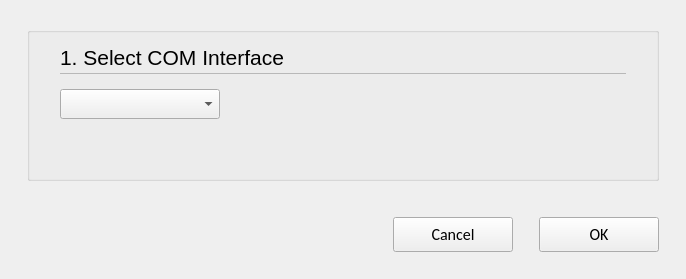
<?xml version="1.0" encoding="UTF-8"?>
<ui version="4.0">
 <class>C_SdNodeComIfSetupWidget</class>
 <widget class="QWidget" name="C_SdNodeComIfSetupWidget">
  <property name="geometry">
   <rect>
    <x>0</x>
    <y>0</y>
    <width>686</width>
    <height>279</height>
   </rect>
  </property>
  <property name="windowTitle">
   <string>Form</string>
  </property>
  <layout class="QVBoxLayout" name="verticalLayout" stretch="0,0,0,1">
   <property name="leftMargin">
    <number>27</number>
   </property>
   <property name="topMargin">
    <number>27</number>
   </property>
   <property name="rightMargin">
    <number>27</number>
   </property>
   <property name="bottomMargin">
    <number>0</number>
   </property>
   <item>
    <widget class="stw::opensyde_gui_elements::C_OgeGbx" name="pc_GroupBoxGeneral">
     <property name="title">
      <string/>
     </property>
     <layout class="QHBoxLayout" name="horizontalLayout_2">
      <property name="leftMargin">
       <number>30</number>
      </property>
      <property name="rightMargin">
       <number>30</number>
      </property>
      <property name="bottomMargin">
       <number>13</number>
      </property>
      <item>
       <layout class="QVBoxLayout" name="verticalLayout_2" stretch="0,0,0,0">
        <property name="spacing">
         <number>0</number>
        </property>
        <property name="sizeConstraint">
         <enum>QLayout::SetMinimumSize</enum>
        </property>
        <item>
         <layout class="QHBoxLayout" name="horizontalLayout_3" stretch="0,1">
          <property name="spacing">
           <number>6</number>
          </property>
          <item>
           <widget class="stw::opensyde_gui_elements::C_OgeLabContextMenuBase" name="pc_LabelComInterfaceHeading">
            <property name="styleRole" stdset="0">
             <string>heading-group-bold</string>
            </property>
            <property name="minimumSize">
             <size>
              <width>0</width>
              <height>30</height>
             </size>
            </property>
            <property name="maximumSize">
             <size>
              <width>16777215</width>
              <height>30</height>
             </size>
            </property>
            <property name="font">
             <font>
              <family>Segoe UI</family>
              <pointsize>16</pointsize>
             </font>
            </property>
            <property name="text">
             <string>1. Select COM Interface</string>
            </property>
           </widget>
          </item>
          <item>
           <spacer name="horizontalSpacer_6">
            <property name="orientation">
             <enum>Qt::Horizontal</enum>
            </property>
            <property name="sizeHint" stdset="0">
             <size>
              <width>40</width>
              <height>1</height>
             </size>
            </property>
           </spacer>
          </item>
         </layout>
        </item>
        <item>
         <layout class="QHBoxLayout" name="horizontalLayout_16" stretch="1">
          <property name="spacing">
           <number>0</number>
          </property>
          <property name="topMargin">
           <number>1</number>
          </property>
          <property name="bottomMargin">
           <number>0</number>
          </property>
          <item>
           <widget class="stw::opensyde_gui_elements::C_OgeFraSeparator" name="frame">
            <property name="minimumSize">
             <size>
              <width>0</width>
              <height>1</height>
             </size>
            </property>
            <property name="maximumSize">
             <size>
              <width>16777215</width>
              <height>1</height>
             </size>
            </property>
            <property name="frameShape">
             <enum>QFrame::StyledPanel</enum>
            </property>
            <property name="frameShadow">
             <enum>QFrame::Raised</enum>
            </property>
           </widget>
          </item>
         </layout>
        </item>
        <item>
         <layout class="QHBoxLayout" name="horizontalLayout">
          <property name="topMargin">
           <number>15</number>
          </property>
          <item>
           <widget class="stw::opensyde_gui_elements::C_OgeCbxText" name="pc_ComboBoxComIntf">
            <property name="minimumSize">
             <size>
              <width>160</width>
              <height>30</height>
             </size>
            </property>
           </widget>
          </item>
          <item>
           <spacer name="horizontalSpacer">
            <property name="orientation">
             <enum>Qt::Horizontal</enum>
            </property>
            <property name="sizeHint" stdset="0">
             <size>
              <width>343</width>
              <height>20</height>
             </size>
            </property>
           </spacer>
          </item>
         </layout>
        </item>
        <item>
         <spacer name="verticalSpacer">
          <property name="orientation">
           <enum>Qt::Vertical</enum>
          </property>
          <property name="sizeHint" stdset="0">
           <size>
            <width>20</width>
            <height>40</height>
           </size>
          </property>
         </spacer>
        </item>
       </layout>
      </item>
     </layout>
    </widget>
   </item>
   <item>
    <spacer name="pc_VerticalSpacerButtonsObove">
     <property name="orientation">
      <enum>Qt::Vertical</enum>
     </property>
     <property name="sizeType">
      <enum>QSizePolicy::Fixed</enum>
     </property>
     <property name="sizeHint" stdset="0">
      <size>
       <width>20</width>
       <height>30</height>
      </size>
     </property>
    </spacer>
   </item>
   <item>
    <layout class="QHBoxLayout" name="horizontalLayout_7">
     <item>
      <spacer name="horizontalSpacer_3">
       <property name="orientation">
        <enum>Qt::Horizontal</enum>
       </property>
       <property name="sizeHint" stdset="0">
        <size>
         <width>40</width>
         <height>20</height>
        </size>
       </property>
      </spacer>
     </item>
     <item>
      <widget class="QPushButton" name="pc_BushButtonCancel">
       <property name="styleRole" stdset="0">
        <string>cancel</string>
       </property>
       <property name="minimumSize">
        <size>
         <width>120</width>
         <height>35</height>
        </size>
       </property>
       <property name="maximumSize">
        <size>
         <width>120</width>
         <height>35</height>
        </size>
       </property>
       <property name="font">
        <font>
         <family>Calibri</family>
         <pointsize>12</pointsize>
        </font>
       </property>
       <property name="text">
        <string>Cancel</string>
       </property>
      </widget>
     </item>
     <item>
      <spacer name="horizontalSpacer_4">
       <property name="orientation">
        <enum>Qt::Horizontal</enum>
       </property>
       <property name="sizeType">
        <enum>QSizePolicy::Fixed</enum>
       </property>
       <property name="sizeHint" stdset="0">
        <size>
         <width>20</width>
         <height>20</height>
        </size>
       </property>
      </spacer>
     </item>
     <item>
      <widget class="stw::opensyde_gui_elements::C_OgePubDialog" name="pc_BushButtonOk">
       <property name="minimumSize">
        <size>
         <width>120</width>
         <height>35</height>
        </size>
       </property>
       <property name="maximumSize">
        <size>
         <width>120</width>
         <height>35</height>
        </size>
       </property>
       <property name="font">
        <font>
         <family>Calibri</family>
         <pointsize>12</pointsize>
        </font>
       </property>
       <property name="text">
        <string>OK</string>
       </property>
      </widget>
     </item>
    </layout>
   </item>
   <item>
    <spacer name="verticalSpacer_7">
     <property name="orientation">
      <enum>Qt::Vertical</enum>
     </property>
     <property name="sizeType">
      <enum>QSizePolicy::Fixed</enum>
     </property>
     <property name="sizeHint" stdset="0">
      <size>
       <width>20</width>
       <height>27</height>
      </size>
     </property>
    </spacer>
   </item>
  </layout>
 </widget>
 <customwidgets>
  <customwidget>
   <class>stw::opensyde_gui_elements::C_OgeCbxText</class>
   <extends>QComboBox</extends>
   <header>C_OgeCbxText.hpp</header>
  </customwidget>
  <customwidget>
   <class>stw::opensyde_gui_elements::C_OgeLabContextMenuBase</class>
   <extends>QLabel</extends>
   <header>C_OgeLabContextMenuBase.hpp</header>
  </customwidget>
  <customwidget>
   <class>stw::opensyde_gui_elements::C_OgeFraSeparator</class>
   <extends>QFrame</extends>
   <header>C_OgeFraSeparator.hpp</header>
   <container>1</container>
  </customwidget>
  <customwidget>

  </customwidget>
  <customwidget>
   <class>stw::opensyde_gui_elements::C_OgePubDialog</class>
   <extends>QPushButton</extends>
   <header>C_OgePubDialog.hpp</header>
  </customwidget>
  <customwidget>
   <class>stw::opensyde_gui_elements::C_OgeGbx</class>
   <extends>QGroupBox</extends>
   <header>C_OgeGbx.hpp</header>
   <container>1</container>
  </customwidget>
 </customwidgets>
 <resources/>
 <connections/>
</ui>
